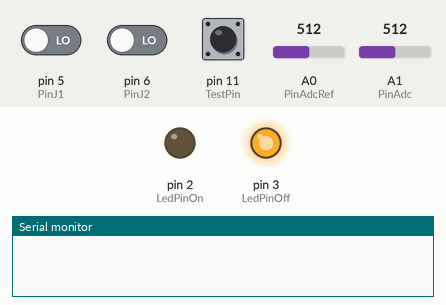
Bench run of a sketch on a simulated Arduino Uno, built with avr-gcc and run on an emulated ATmega328P. On the bench: output pins drawn as LEDs (lit = HIGH), the last lines printed to the serial monitor. The test bench sets the inputs (shaded band); at power-on: A0 (PinAdcRef) = 512, pin 5 (PinJ1) LOW, pin 6 (PinJ2) LOW, pin 11 (TestPin) HIGH, A1 (PinAdc) = 512. Pins used as bus, display or sensor lines are not drawn.

Above: at 6.1 s.
6.2 s: A0 (PinAdcRef) set to 614
8.0 s: A0 (PinAdcRef) set to 631
At 9.7 s:
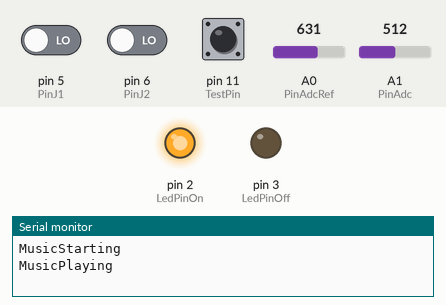
Timing chart, 0 to 11.2 s (numbered marks = the images above; inputs shaded):
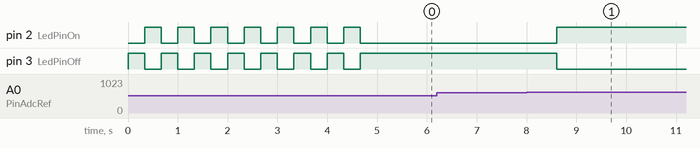

Measured:
- the behaviour switches between 621 and 622 on A0 (PinAdcRef) (found by bisection; images 0 and 1)
- after the input at 6.2 s, every drawn part: stays the same
- after the input at 8.0 s, pin 2 (LedPinOn): LOW → HIGH after 0.60 s; pin 3 (LedPinOff): HIGH → LOW after 0.60 s

The sketch:

AudioSwitch.ino
```cpp
// (licence header left out)
#include "StateMachine.h"
#include "OutputDevice.h"
#include "AudioSignal.h"
#include "OneshotTimer.h"

const int LedPinOn    =  2; // PD2 pin 4
const int LedPinOff   =  3; // PD3 pin 5
const int SsrPin      =  8; // PB0 pin 14
const int PinJ1       =  5; // PB5 pin 11   Sensitivity
const int PinJ2       =  6; // PB6 pin 12   Sensitivity
const int TestPin     = 11; // PB3 pin 17   when set, selects NoMusicDetectionTimeoutTestMode
const int PinAdcRef   = 14; // PC0 pin 23
const int PinAdc      = 15; // PC1 pin 24
const int Treshold    = 10; // treshold value (in bits) for audio detected

const int LedBlinkTimeOnStartup = 5; // seconds

const unsigned long MusicDetectionTimeout           =    600; // ms
const unsigned long SpikeDetectionTimeout           =    150; // ms
const unsigned long NoMusicDetectionTimeout         = 120000; // 2 minutes
const unsigned long NoMusicDetectionTimeoutTestMode =   2000; // 2 seconds
int m_sensitivity = -1;

// Required forward declarations:
void onMusicDetectionTimerExpired();
void onSpikeDetectionTimerExpired();
void onMusicStoppingTimerExpired();

OneshotTimer musicDetectionTimer = OneshotTimer(MusicDetectionTimeout,   onMusicDetectionTimerExpired);
OneshotTimer spikeDetectionTimer = OneshotTimer(SpikeDetectionTimeout,   onSpikeDetectionTimerExpired);
OneshotTimer musicStoppingTimer  = OneshotTimer(NoMusicDetectionTimeout, onMusicStoppingTimerExpired);

OutputDevice outputDevice = OutputDevice(LedPinOn, LedPinOff, SsrPin);
AudioSignal  audioSignal  = AudioSignal(PinAdc, PinAdcRef, Treshold);
StateMachine stateMachine = StateMachine(musicDetectionTimer, spikeDetectionTimer, musicStoppingTimer, outputDevice);

void onMusicDetectionTimerExpired()
{
  stateMachine.onMusicDetectionTimerExpired();
}

void onSpikeDetectionTimerExpired()
{
  stateMachine.onSpikeDetectionTimerExpired();
}

void onMusicStoppingTimerExpired()
{
  stateMachine.onMusicStoppingTimerExpired();
}

void checkSensitivityMode()
{
  int sensitivity = digitalRead(PinJ1);
  sensitivity += digitalRead(PinJ2) << 1;
  sensitivity++; // = 1, 2, 3, 4

  if (m_sensitivity != sensitivity)
  {
    m_sensitivity = sensitivity;
    audioSignal.SetTreshold(sensitivity * Treshold);
  }
}

void checkTestMode()
{
  if (digitalRead(TestPin) == 0)
    musicStoppingTimer.setDuration(NoMusicDetectionTimeoutTestMode);
  else
    musicStoppingTimer.setDuration(NoMusicDetectionTimeout);
}

void setup()
{
  Serial.begin(9600);
  //Serial.println("setup");
  outputDevice.setup();
  outputDevice.blinkLedsOnOff(LedBlinkTimeOnStartup); // shows that the processor is alive
  analogReference(INTERNAL);  // Configures the reference voltage to 1.1V used for analog input
  pinMode(TestPin, INPUT);
}

void loop()
{
  if (audioSignal.isDetected())
    stateMachine.onAudioDetected();

  musicDetectionTimer.update();
  spikeDetectionTimer.update();
  musicStoppingTimer.update();

  checkTestMode();
  checkSensitivityMode();
}
```

AudioSignal.cpp
```cpp
// (licence header left out)
#include "AudioSignal.h"

// When building in Arduino IDE, uncomment next line:
//#include <arduino.h>

const int BufSize = 10;

AudioSignal::AudioSignal(int pinAdc,  int pinAdcRef, int treshold)
{
	m_pinAdc    = pinAdc;
	m_pinAdcRef = pinAdcRef;
	m_treshold  = treshold;

	m_bufferIndex = 0;
	m_bufferMax   = 0;
	m_buffer      = new int[BufSize];
}

void AudioSignal::SetTreshold(int treshold)
{
	m_treshold  = treshold;
}

bool AudioSignal::isDetected()
{
	int diffValue = getDiffValue();
	diffValue = abs(diffValue);
	bool audioDetected = diffValue > m_treshold;

	return audioDetected;
}

int AudioSignal::getDiffValue()
{
	int adcRef = getRefValue();
	int adc    = analogRead(m_pinAdc);

    String s1 = String(adc);
    String s2 = String(adcRef);
    String s = "ADC=" + s1 + " VRef=" + s2;
    //Serial.println(s);

	return  adcRef - adc;
}

int AudioSignal::getRefValue()
{
	m_buffer[m_bufferIndex] = analogRead(m_pinAdcRef);

	// check circular buffer
	m_bufferIndex++;
	if ((m_bufferMax < BufSize) && (m_bufferIndex < BufSize))
		m_bufferMax++;
	else
		m_bufferIndex = 0;

	long sum = 0;
	for (int i = 0; i < m_bufferMax; i++)
	{
		sum += m_buffer[i];
	}
	int average = sum / m_bufferMax;
	return average;
}
```

AudioSignal.h
```cpp
// (licence header left out)
#pragma once

class AudioSignal {
public:
	AudioSignal(int pinAdc, int pinAdcRef, int treshold);

	void SetTreshold(int treshold);
	bool isDetected();

private:
	int getDiffValue();
	int getRefValue();

private:
	int m_pinAdc;
	int m_pinAdcRef;
	int m_treshold;

	int m_bufferIndex;
	int m_bufferMax;
	int* m_buffer;
};
```

OneshotTimer.cpp
```cpp
// (licence header left out)
#include "OneshotTimer.h"
#include "Arduino.h"

OneshotTimer::OneshotTimer(unsigned long duration, void (*callback)())
: m_duration(duration),
  m_stopTime(0),
  m_timerStarted(false),
  m_callback(callback)
{
}

void OneshotTimer::setDuration(unsigned long duration)
{
    if (m_timerStarted)
    {
        m_stopTime = m_stopTime - m_duration + duration;
    }
    m_duration = duration;
}

void OneshotTimer::start()
{
    m_stopTime = millis() + m_duration;
    m_timerStarted = true;
}

void OneshotTimer::stop()
{
    m_timerStarted = false;
}

void OneshotTimer::update()
{
    if (m_timerStarted && (millis() > m_stopTime))
    {
        m_timerStarted = false;
        (m_callback)();
    }
}
```

OneshotTimer.h
```cpp
// (licence header left out)
#pragma once

class OneshotTimer {
public:
	OneshotTimer(unsigned long duration, void (*callback)());

    void start();
    void stop();
	void setDuration(unsigned long duration);
    void update();

private:
    unsigned long m_duration;
    unsigned long m_stopTime;
    bool m_timerStarted;
    void (*m_callback)();
};
```

OutputDevice.cpp
```cpp
// (licence header left out)
#include "OutputDevice.h"
#include <Arduino.h>

OutputDevice::OutputDevice(int ledPinOn, int ledPinOff, int SsrPin)
{
	m_ledPinOn    = ledPinOn;
	m_ledPinOff   = ledPinOff;
	m_SsrPin      = SsrPin;
}

void OutputDevice::setup()
{
	pinMode(m_ledPinOn,    OUTPUT);
	pinMode(m_ledPinOff,   OUTPUT);
	pinMode(m_SsrPin,      OUTPUT);

	setOff();
}

void OutputDevice::blinkLedsOnOff(int seconds)
{
	int count = 0;
	bool stateOn = false;
	int blinkRatePerSecond = 3;

	while (count < seconds * blinkRatePerSecond)
	{
		delay(1000 / blinkRatePerSecond);
		count++;
		stateOn = !stateOn;

		if (stateOn)
			showLedOnState();
		else
			showLedOffState();
	}

	setOff();
}

void OutputDevice::showLedOnState()
{
	digitalWrite(m_ledPinOn,  HIGH);
	digitalWrite(m_ledPinOff, LOW);
}

void OutputDevice::showLedOffState()
{
	digitalWrite(m_ledPinOn,  LOW);
	digitalWrite(m_ledPinOff, HIGH);
}

void OutputDevice::setOn()
{
	digitalWrite(m_SsrPin, HIGH);
	showLedOnState();
}

void OutputDevice::setOff()
{
	digitalWrite(m_SsrPin, LOW);
	showLedOffState();
}
```

OutputDevice.h
```cpp
// (licence header left out)
#pragma once

class OutputDevice {
public:
	OutputDevice(int ledPinOn, int ledPinOff, int switchOnPin);

	void setup();
	void blinkLedsOnOff(int seconds);
	void setOn();
	void setOff();

private:
	void showLedOnState();
	void showLedOffState();

private:
	int m_ledPinOn;
	int m_ledPinOff;
	int m_SsrPin;
};
```

StateMachine.cpp
```cpp
// (licence header left out)
#include "StateMachine.h"

StateMachine::StateMachine(
	OneshotTimer &musicDetectionTimer,
	OneshotTimer &spikeDetectionTimer,
	OneshotTimer &musicStoppingTimer,
	OutputDevice &outputDevice)
: m_musicDetectionTimer(musicDetectionTimer),
  m_spikeDetectionTimer(spikeDetectionTimer),
  m_musicStoppingTimer(musicStoppingTimer),
  m_outputDevice(outputDevice),
  m_state(State::Idle)
{
}

void StateMachine::onAudioDetected()
{
	switch (m_state)
	{
		case State::Idle:
			m_musicDetectionTimer.start();
			m_spikeDetectionTimer.start();
			setState(State::MusicStarting);
			break;

		case State::MusicStarting:
			m_spikeDetectionTimer.start();
			break;

		case State::MusicPlaying:
			m_musicDetectionTimer.start();
			break;

		case State::MusicStopping:
			m_musicDetectionTimer.start();
			m_spikeDetectionTimer.start();
			setState(State::MusicRestarting);
			break;

		case State::MusicRestarting:
			m_spikeDetectionTimer.start();
			break;

		default:
			break;
	}
}

void StateMachine::onMusicDetectionTimerExpired()
{
	switch (m_state)
	{
		case State::MusicStarting:
			m_spikeDetectionTimer.stop();
			m_musicDetectionTimer.start();
			m_outputDevice.setOn();
			setState(State::MusicPlaying);
			break;

		case State::MusicPlaying:
			m_musicStoppingTimer.start();
			setState(State::MusicStopping);
			break;

		case State::MusicRestarting:
			m_spikeDetectionTimer.stop();
			m_musicStoppingTimer.stop();
			m_musicDetectionTimer.start();
			setState(State::MusicPlaying);
			break;

		default:
			break;
	}
}

void StateMachine::onSpikeDetectionTimerExpired()
{
	switch (m_state)
	{
		case State::MusicStarting:
			m_musicDetectionTimer.stop();
			setState(State::Idle);
			break;

		case State::MusicRestarting:
			m_musicStoppingTimer.stop();
			setState(State::Idle);
			m_outputDevice.setOff();
			break;

		default:
			break;
	}
}

void StateMachine::onMusicStoppingTimerExpired()
{
	switch (m_state)
	{
		case State::MusicStopping:
			m_spikeDetectionTimer.stop();
			m_musicDetectionTimer.stop();
			setState(State::Idle);
			m_outputDevice.setOff();
			break;

		case State::MusicRestarting:
			m_spikeDetectionTimer.stop();
			m_musicDetectionTimer.stop();
			setState(State::Idle);
			m_outputDevice.setOff();
			break;

		default:
			break;
	}
}

void StateMachine::setState(State state)
{
  m_state = state;
  Serial.println(getState());
}

String StateMachine::getState()
{
	switch (m_state)
	{
		case State::Idle: 				return "Idle";
		case State::MusicStarting:		return "MusicStarting";
		case State::MusicPlaying:		return "MusicPlaying";
		case State::MusicStopping:		return "MusicStopping";
		case State::MusicRestarting:	return "MusicRestarting";
		default:
			break;
	}
	return "-";
}
```

StateMachine.h
```cpp
// (licence header left out)
#pragma once
#include "OneshotTimer.h"
#include "OutputDevice.h"
#include <Arduino.h>

class StateMachine {
public:
	StateMachine(
		OneshotTimer &musicDetectionTimer,
		OneshotTimer &spikeDetectionTimer,
		OneshotTimer &musicStoppingTimer,
		OutputDevice &outputDevice);

	void onAudioDetected();
	void onMusicDetectionTimerExpired();
	void onSpikeDetectionTimerExpired();
	void onMusicStoppingTimerExpired();

private:
enum State {
  Idle,
  MusicStarting,
  MusicPlaying,
  MusicStopping,
  MusicRestarting };

  void setState(State state);
	String getState();

private:
  OneshotTimer &m_musicDetectionTimer;
	OneshotTimer &m_spikeDetectionTimer;
	OneshotTimer &m_musicStoppingTimer;
	OutputDevice &m_outputDevice;

	State m_state;
};
```
